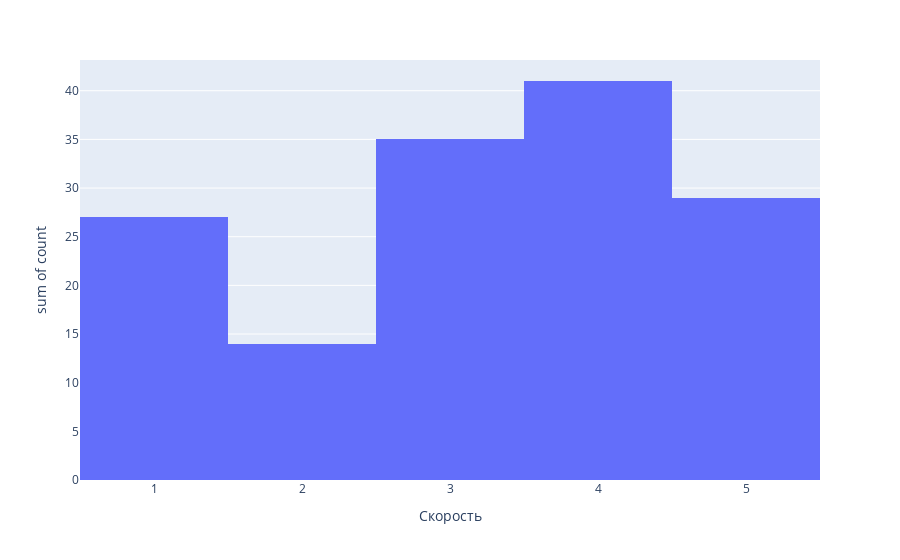

The notebook cell saved with this chart:
### Markdown cell above
Построим график распределения

### Code cell
pivot_speed_stands = stands_speed_stats.value_counts('Скорость').reset_index()

display(pivot_speed_stands)

stands_speed_histogram = px.histogram(pivot_speed_stands, x = 'Скорость', y = 'count', nbins = 8)

stands_speed_histogram.show()

### Figure 1 — Plotly figure (JSON) as saved in the notebook; plotly's stock layout.template omitted (floating-point values rounded to 4 significant figures)
{"data": [{"alignmentgroup": "True", "bingroup": "x", "histfunc": "sum", "hovertemplate": "Скорость=%{x}<br>sum of count=%{y}<extra></extra>", "legendgroup": "", "marker": {"color": "#636efa", "pattern": {"shape": ""}}, "name": "", "nbinsx": 8, "offsetgroup": "", "orientation": "v", "showlegend": false, "type": "histogram", "x": [4, 3, 5, 1, 2], "xaxis": "x", "y": [41, 35, 29, 27, 14], "yaxis": "y"}], "layout": {"barmode": "relative", "legend": {"tracegroupgap": 0}, "margin": {"t": 60}, "xaxis": {"anchor": "y", "domain": [0, 1], "title": {"text": "Скорость"}}, "yaxis": {"anchor": "x", "domain": [0, 1], "title": {"text": "sum of count"}}}}
